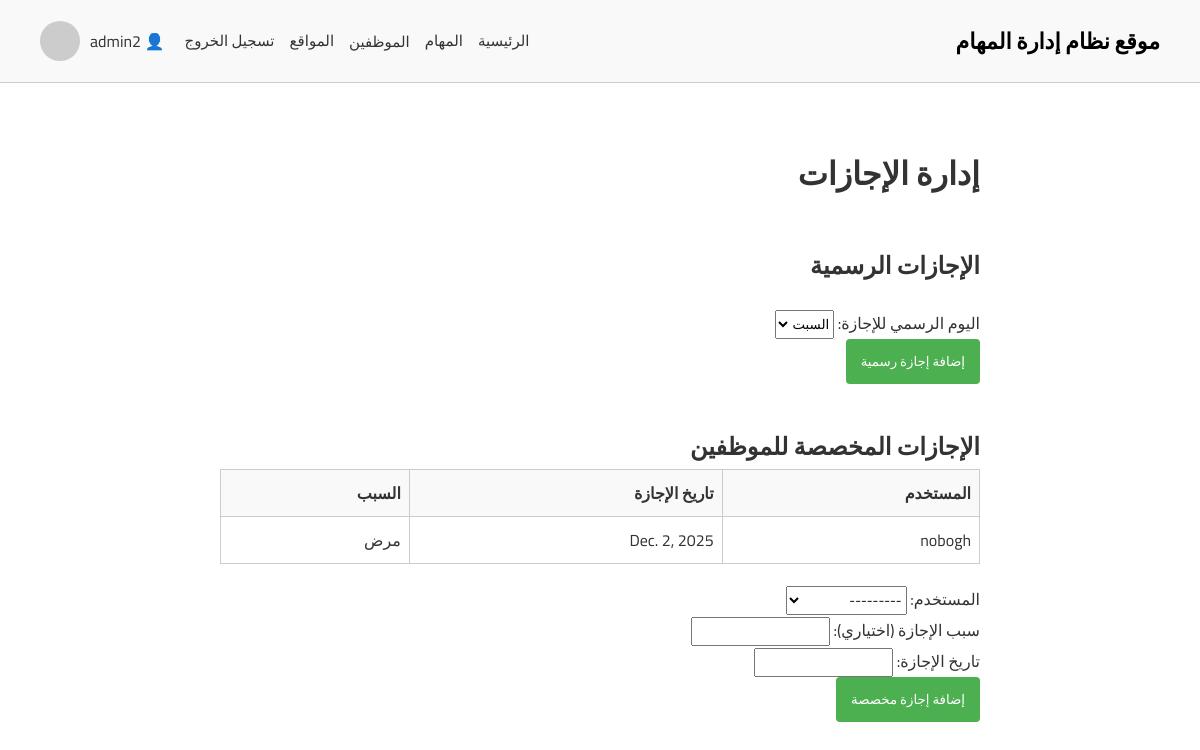
Screenshot of /categories/holiday/ (signed in) with the database file from the repository.
### accounts/models.py (models this page shows)
class Users(AbstractUser):
    ROLE_CHOICES = (
        ('manager', 'Manager'),
        ('employee', 'Employee'),
    )
    role = models.CharField(max_length=10, choices=ROLE_CHOICES, default='employee')
    job_title = models.CharField(max_length=100, blank=True, null=True)

### categories/models.py (models this page shows, shortened)
class CustomHoliday(models.Model):
    user = models.ForeignKey(settings.AUTH_USER_MODEL, on_delete=models.CASCADE, verbose_name="المستخدم")
    date = models.DateField(verbose_name="تاريخ الإجازة")
    reason = models.CharField(max_length=255, blank=True, null=True, verbose_name="سبب الإجازة (اختياري)")
    class Meta:
        verbose_name = "إجازة مخصصة"
        verbose_name_plural = "إجازات مخصصة"
        unique_together = ('user', 'date')

### accounts/decorators.py (the view)
        def wrapper(request, *args, **kwargs):
            if not request.user.is_authenticated:
                return redirect('login')
            if not hasattr(request.user, 'role') or request.user.role != role_name:
                return redirect('no_permission')
            return view_func(request, *args, **kwargs)

### categories/forms.py
class Official_holidayForm(forms.ModelForm):
    class Meta:
        model = Official_holiday
        fields = ['holiday_day']

class CustomHolidayForm(forms.ModelForm):
    class Meta:
        model = CustomHoliday
        fields = ['user','reason','date']

### categories/views.py (called while the page is built, shortened)
@role_required('manager')
def holiday(request):
    official_holidays = Official_holiday.objects.all()
    custom_holidays = CustomHoliday.objects.all()
    official_form = Official_holidayForm(request.POST or None, prefix="official")
    custom_form = CustomHolidayForm(request.POST or None, prefix="custom")
    return render(request, 'categories/holiday.html', {
        'official_holidays': official_holidays,
        'custom_holidays': custom_holidays,
        'official_form': official_form,
        'custom_form': custom_form,
    })

### templates/Categories/holiday.html (shortened to what this page needs)
{% extends 'base.html' %}
{% load static %}
{% block extra_css %}
  <link rel="stylesheet" href="{% static 'css/holiday.css' %}">
{% endblock %}
{% block content %}
  <div class="holiday-container">
    <h1>إدارة الإجازات</h1>
    <h2>الإجازات الرسمية</h2>
    <form method="post" class="holiday-form">
      {{ official_form.as_p }}
      <button type="submit" name="submit_official">إضافة إجازة رسمية</button>
    </form>
    <h2>الإجازات المخصصة للموظفين</h2>
    <table class="holiday-table">
      <thead>
        <tr>
          <th>المستخدم</th>
          <th>تاريخ الإجازة</th>
          <th>السبب</th>
        </tr>
      </thead>
      <tbody>
        {% for h in custom_holidays %}
          <tr>
            <td>{{ h.user }}</td>
            <td>{{ h.date }}</td>
            <td>{{ h.reason }}</td>
          </tr>
        {% empty %}
          <tr><td colspan="3">لا توجد إجازات مخصصة</td></tr>
        {% endfor %}
      </tbody>
    </table>
    <form method="post" class="holiday-form">
      {{ custom_form.as_p }}
      <button type="submit" name="submit_custom">إضافة إجازة مخصصة</button>
    </form>
  </div>
{% endblock %}

### templates/includes/header.html (shortened to what this page needs)
<header>
  <div class="logo">موقع نظام إدارة المهام</div>
  <div class="user-nav">
    <nav>
      {% if request.user.is_authenticated %}
        {% if request.user.role == "manager" %}
          <a href="/home/dashboard/">الرئيسية</a>
          <a href="/tasks/">المهام</a>
          <div class="dropdown">
            <button class="dropbtn">الموظفين</button>
          </div>
          <a href="/categories/site/">المواقع</a>
        {% elif request.user.role == "employee" %}
          <a href="/home/employee_dashboard/">الرئيسية</a>
          <a href="/tasks/my_tasks/">مهامي</a>
        {% endif %}
        <a href="{% url 'logout' %}">تسجيل الخروج</a>
      {% else %}
        <a href="{% url 'index' %}">تسجيل الدخول</a>
      {% endif %}
    </nav>
    <div style="display: flex; align-items: center; gap: 10px;">
      {% if request.user.is_authenticated %}
        <span>👤 {{ request.user.username }}</span>
      {% endif %}
      <img src="https://via.placeholder.com/40" alt="User" style="border-radius: 50%;">
    </div>
  </div>
</header>

### static/css/base.css (style rules this page uses)
* { box-sizing: border-box; margin: 0; padding: 0; direction: rtl; font-family: 'Cairo', sans-serif; }
body { background-color: #fff; color: #333; min-height: 100vh; font-family: 'Cairo', sans-serif; direction: rtl; }
header { display: flex; justify-content: space-between; align-items: center; padding: 20px 40px; background-color: #f9f9f9; border-bottom: 1px solid #ccc; }
.logo { font-size: 22px; font-weight: bold; color: #000; }
.user-nav { display: flex; align-items: center; gap: 20px; }
.user-nav nav { display: flex; gap: 15px; position: relative; }
.user-nav nav a { text-decoration: none; color: #333; font-weight: 500; font-size: 15px; }
.user-nav img { width: 40px; height: 40px; border-radius: 50%; }
.dropdown { position: relative; display: inline-block; }
.dropbtn { background-color: transparent; border: none; font-size: 15px; font-weight: 500; color: #333; cursor: pointer; padding: 0; font-family: inherit; }

### static/css/holiday.css (style rules this page uses)
.holiday-container { max-width: 800px; margin: auto; padding: 20px; direction: rtl; font-family: "Cairo", sans-serif; }
h1, h2 { color: #333; margin-top: 40px; }
.holiday-table { width: 100%; border-collapse: collapse; margin-bottom: 20px; }
.holiday-table th, .holiday-table td { border: 1px solid #ccc; padding: 8px; text-align: right; }
.holiday-table th { background-color: #f9f9f9; }
.holiday-form { margin-bottom: 40px; }
.holiday-form button { background-color: #4CAF50; color: white; border: none; padding: 10px 15px; cursor: pointer; border-radius: 4px; }

### rows the page displays
Users: user.username "admin2"
CustomHoliday: user "nobogh", date "Dec. 2, 2025", reason "مرض"
